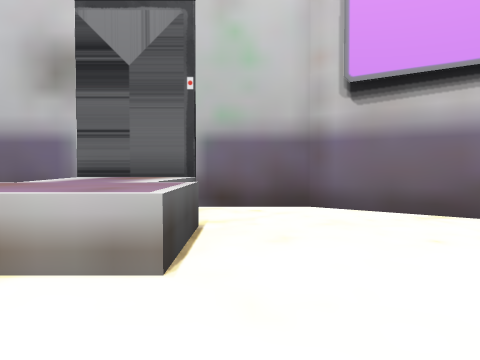
View 1 (above)

17 first-person views from a walk through a Unity game level. The camera is 1.5 m above the floor, tilts 2° down and sees 70° across. The floor is counted in squares, 2 m on a side. Each view is taken from the middle of a square. On the plan, view 1 faces up. The plan holds only what a view shows up to about 11 squares ahead; the rest is blank. The place goes on beyond the plan.

View 2
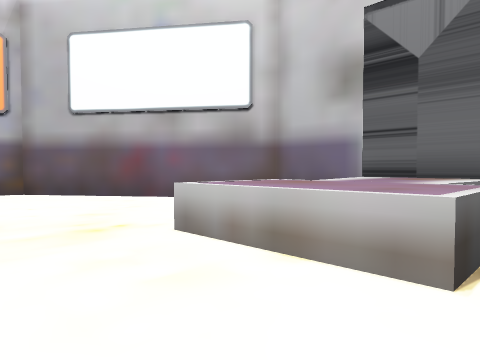

View 3
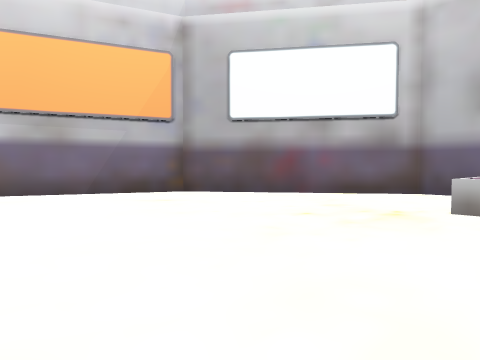

View 4
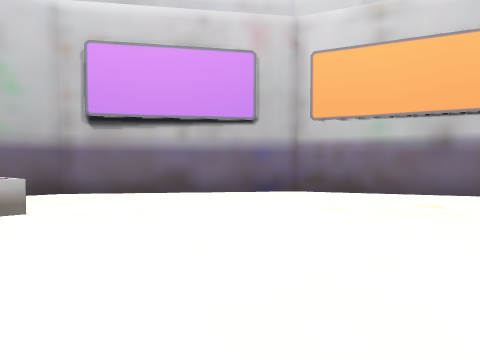

View 5
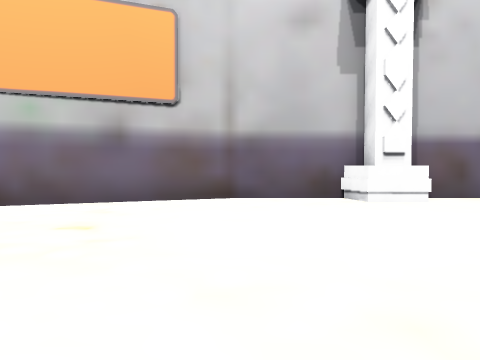

View 6
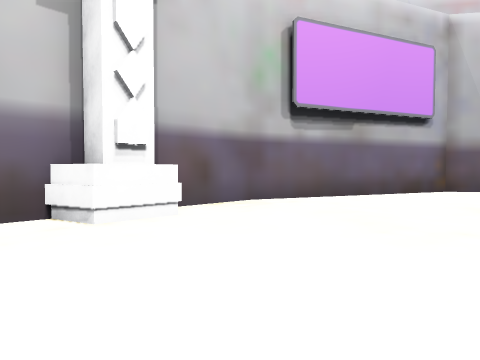

View 7
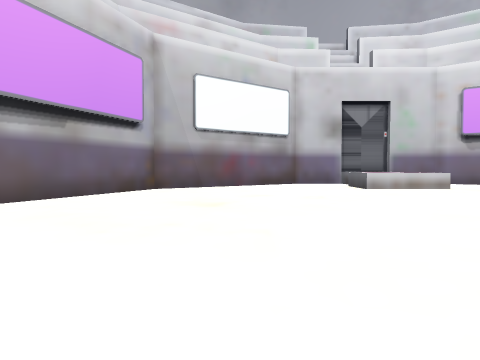

View 8
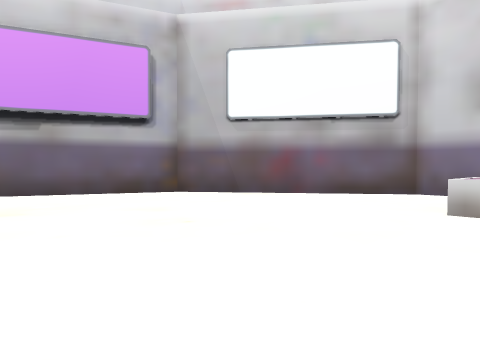

View 9
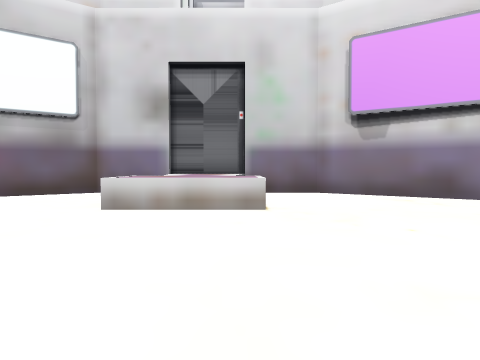

View 10
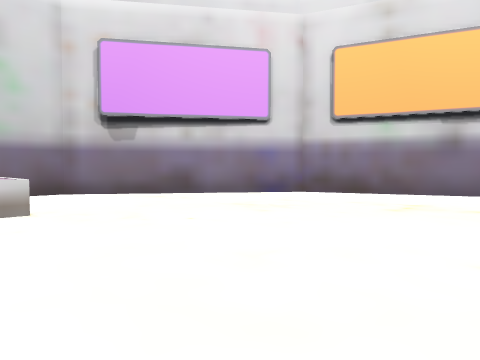

View 11
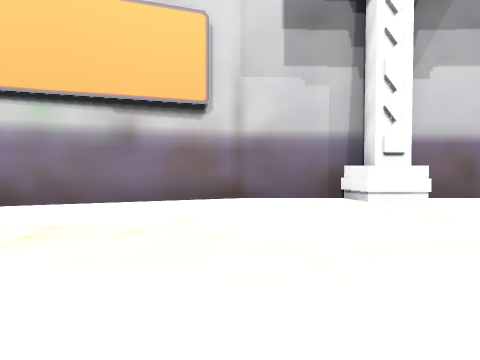

View 12
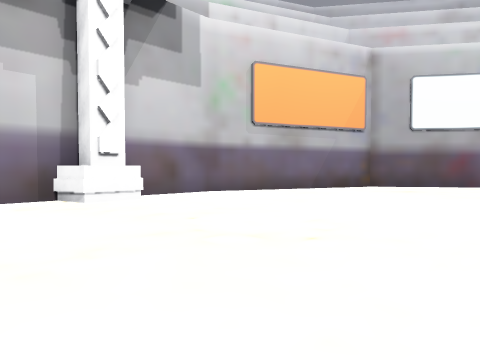

View 13
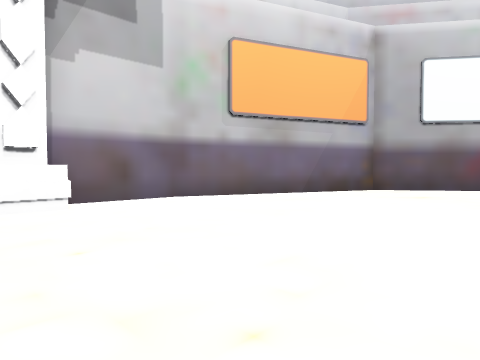

View 14
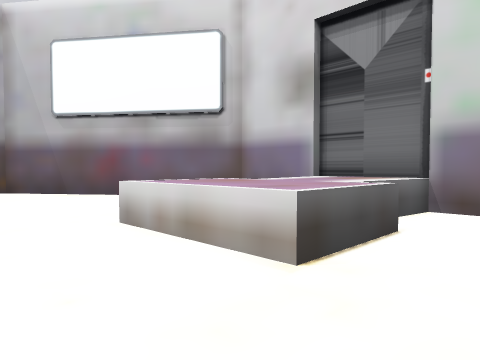

View 15
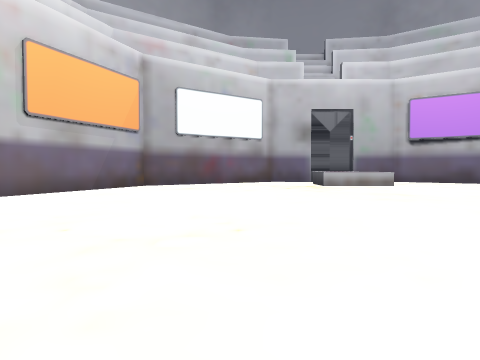

View 16
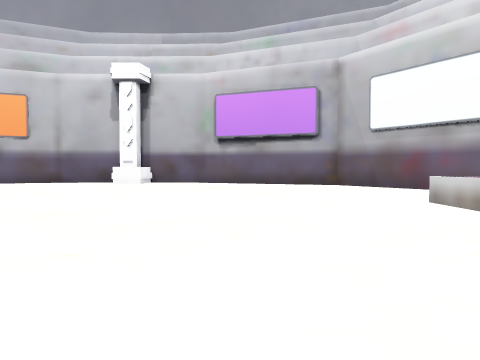

View 17
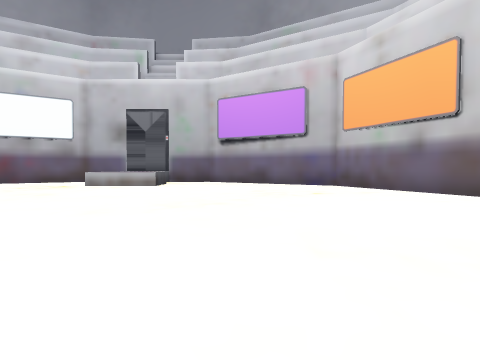

### Floor plan
Key: @ floor where view 1 was taken; # wall or solid block; . floor; ^ raised ledge.
Columns run from 14 left of view 1 to 10 right of it. Each row starts with its distance up from view 1.
  7         ##########
  6       ###..^^^...##
  5      ##....^^^....##
  4    ###.....^^^.....###
  3   ##.......^^^.......##
  2   #...................#
  1   #...................#
  0  ##...........@.......##
 -1  #.....................#
 -2 ##.....................##
 -3 #.......................#
 -4 #.......................#
 -5 #.......................#
 -6 #........... ...........#
 -7 ##.......... ..........##
 -8 ##.........  ..........##
 -9 #.......................#
-10 #.......................#
-11 #.......................#
-12 ##.....................##
-13  #.....................#
-14  #.....................#
-15  ##...................##
-16   #...................#
-17   #...................#
-18   ###......^^^......###
-19     ##.....^^^.....##
-20      ##....^^^....##
-21       ###..^^^..###
-22         #########

Where each view was taken, in squares from view 1:
view 1: 0 up, 0 right, facing up
view 2: 0 up, 0 right, facing up-left
view 3: 4 down, 2 left, facing up-left
view 4: 4 down, 2 left, facing up-right
view 5: 4 down, 1 right, facing right
view 6: 5 down, 4 right, facing down-right
view 7: 5 down, 4 right, facing down
view 8: 11 down, 2 left, facing down-right
view 9: 11 down, 3 left, facing down
view 10: 11 down, 2 left, facing down-left
view 11: 11 down, 5 left, facing left
view 12: 11 down, 5 left, facing up-left
view 13: 9 down, 6 left, facing up-left
view 14: 15 down, 5 left, facing down-right
view 15: 12 down, 7 left, facing up
view 16: 13 down, 8 left, facing right
view 17: 12 down, 3 right, facing up
